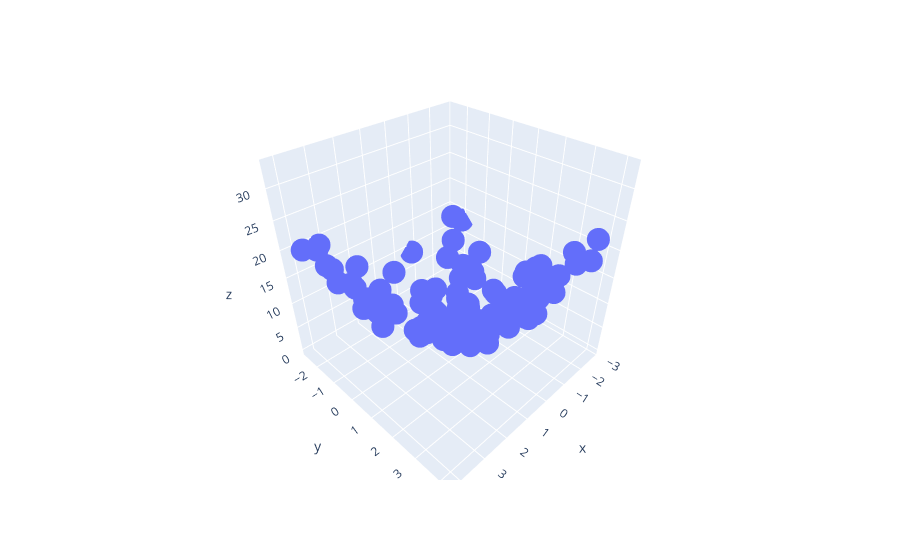

The cell this chart's notebook holds for it:
### Code cell
# Shape of the data point
df = px.data.iris()

# .ravel() flatten a multi-dimensional array to 1D array
fig = px.scatter_3d(df, x=x.ravel(), y=y.ravel(), z=z.ravel())

# Visualize the data in 3-d space using a 3-D scatter plot
fig.show()
